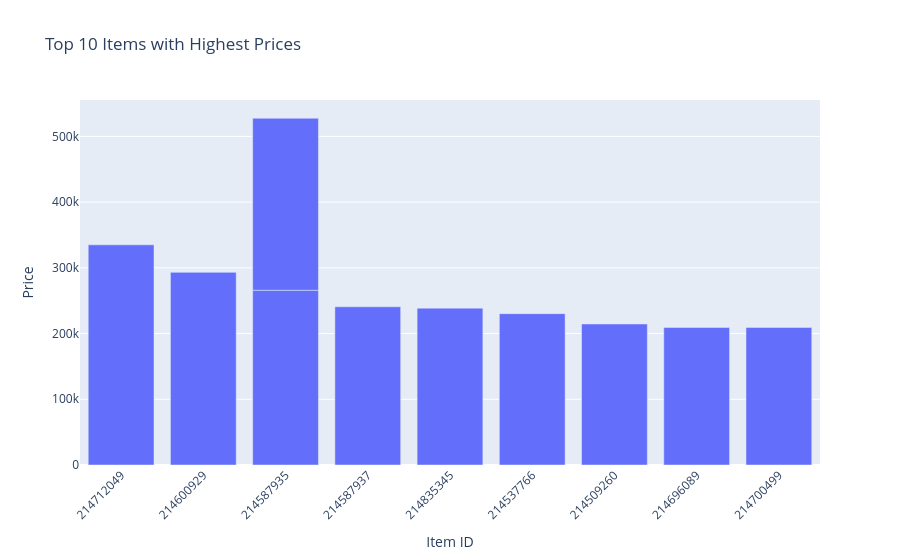

Source (notebook cell):
### Code cell
price_analysis = (
    buys[["item_id", "price"]]
    .drop_duplicates()
    .sort_values("price", ascending=False)
    .nlargest(10, "price")
)
fig = px.bar(
    x=price_analysis["item_id"].astype(str),
    y=price_analysis["price"],
    title="Top 10 Items with Highest Prices",
    labels={"x": "Item ID", "y": "Price"}
)
fig.update_layout(xaxis_tickangle=-45)
fig.show()

### Figure 1 — Plotly figure (JSON) as saved in the notebook; plotly's stock layout.template omitted (floating-point values rounded to 4 significant figures)
{"data": [{"alignmentgroup": "True", "hovertemplate": "Item ID=%{x}<br>Price=%{y}<extra></extra>", "legendgroup": "", "marker": {"color": "#636efa", "pattern": {"shape": ""}}, "name": "", "offsetgroup": "", "orientation": "v", "showlegend": false, "textposition": "auto", "type": "bar", "x": ["214712049", "214600929", "214587935", "214587935", "214587937", "214835345", "214537766", "214509260", "214696089", "214700499"], "xaxis": "x", "y": [334998, 293111, 265883, 261695, 240751, 238656, 230279, 214571, 209335, 209335], "yaxis": "y"}], "layout": {"barmode": "relative", "legend": {"tracegroupgap": 0}, "title": {"text": "Top 10 Items with Highest Prices"}, "xaxis": {"anchor": "y", "domain": [0, 1], "tickangle": -45, "title": {"text": "Item ID"}}, "yaxis": {"anchor": "x", "domain": [0, 1], "title": {"text": "Price"}}}}
